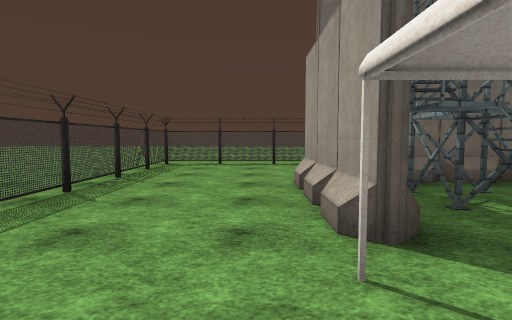
view 1 (above)

24 first-person views from a walk through a 3-D level made in the Unity game engine. The camera is 1.4 m above the floor, tilts 4° down and sees 80° across. The floor is counted in squares, 2 m on a side. Each view is taken from the middle of a square. On the plan, view 1 faces up. The plan holds only what a view shows up to about 10 squares ahead; the rest is blank. The place goes on beyond the plan. Door leaves are left out, so doorways stand open. Some surface patterns are stand-ins.

view 2
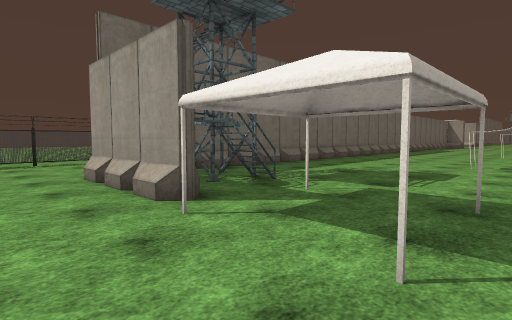

view 3
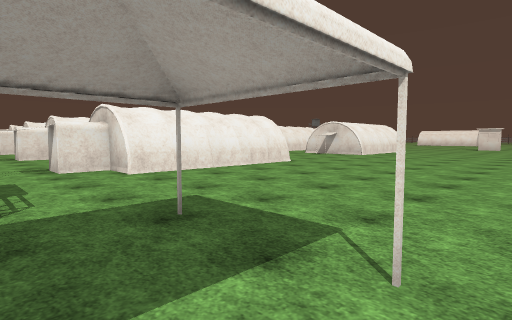

view 4
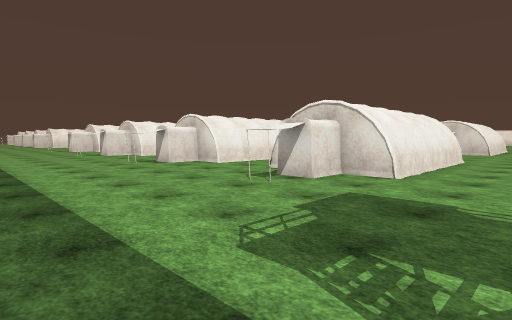

view 5
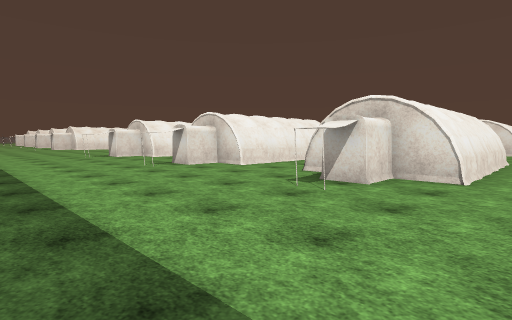

view 6
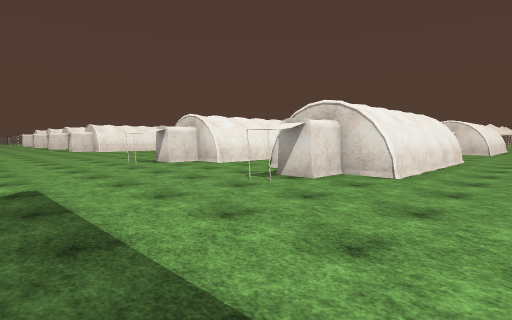

view 7
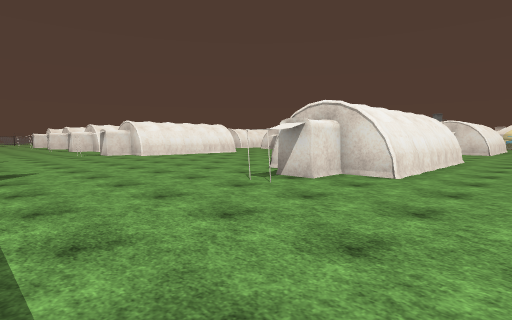

view 8
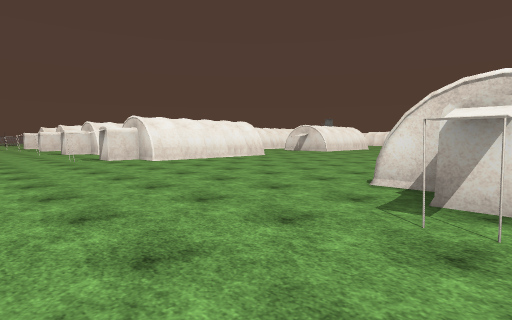

view 9
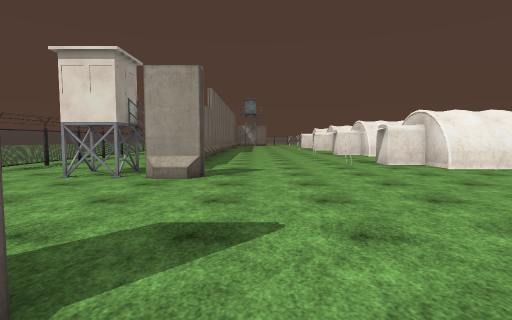

view 10
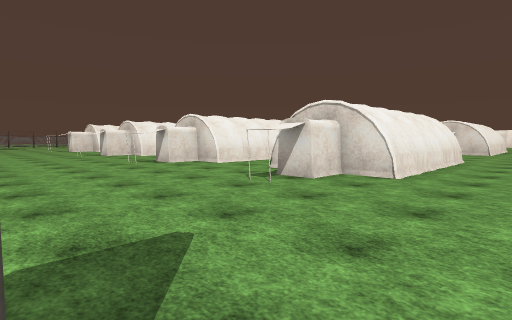

view 11
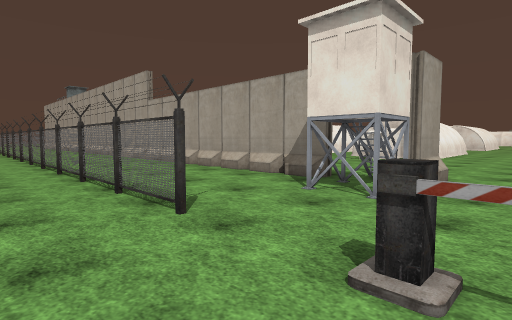

view 12
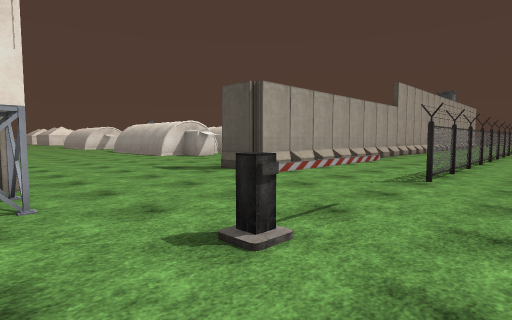

view 13
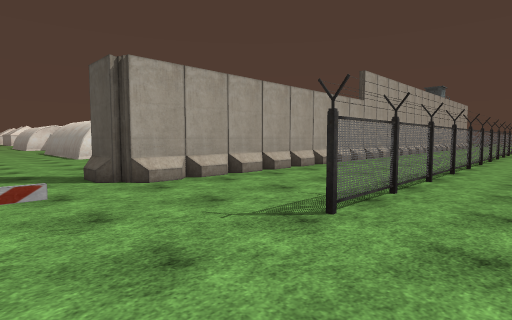

view 14
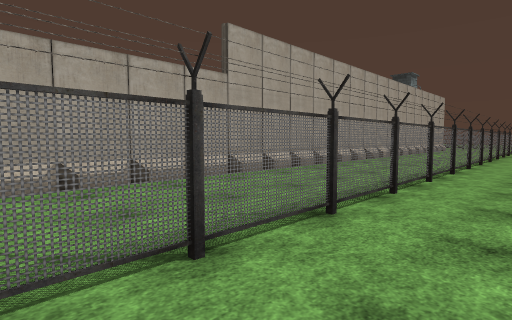

view 15
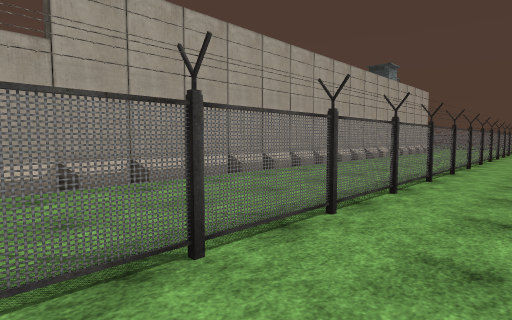

view 16
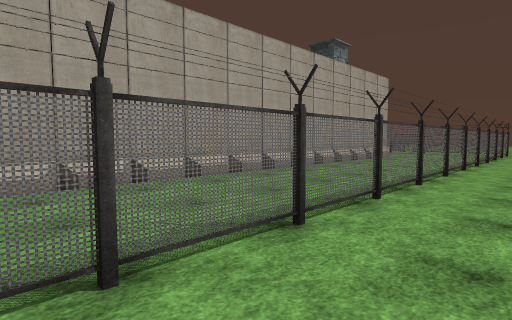

view 17
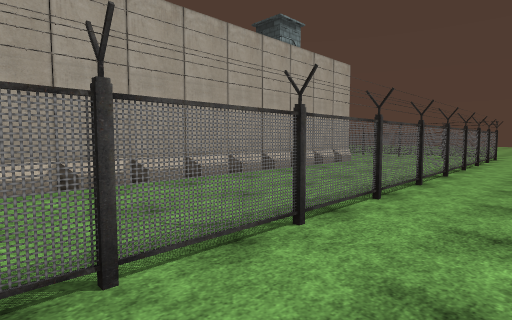

view 18
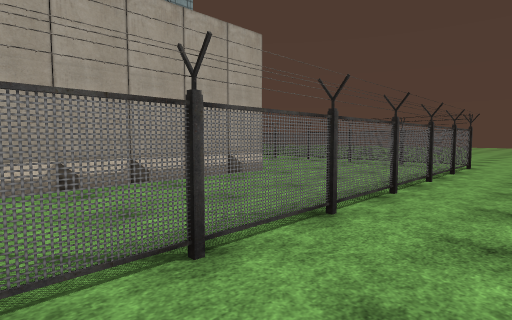

view 19
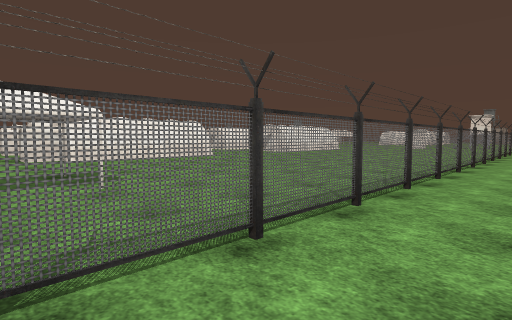

view 20
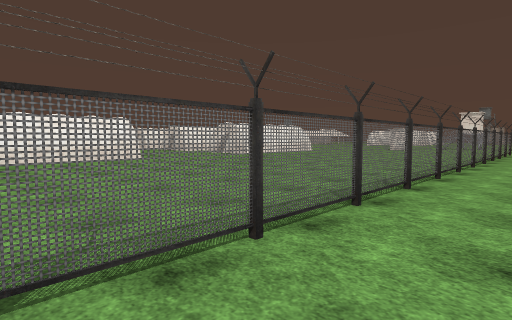

view 21
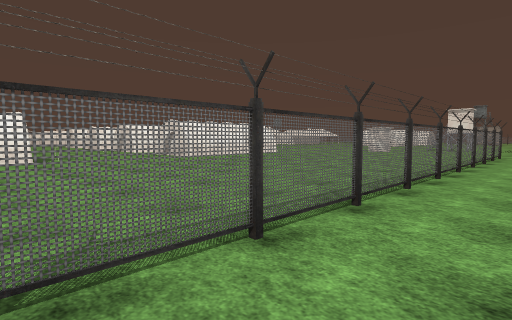

view 22
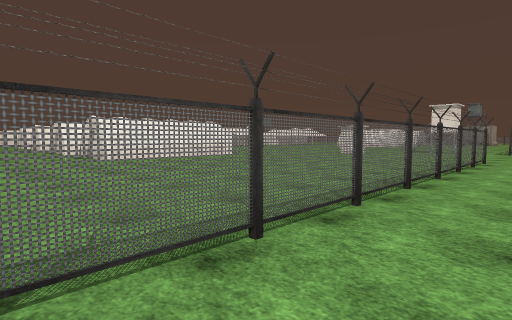

view 23
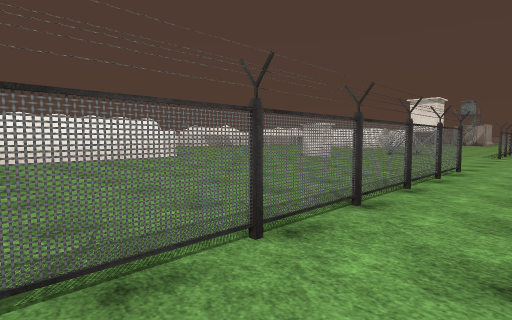

view 24
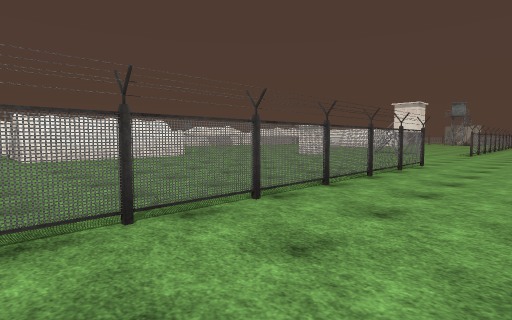

### Floor plan
Key: @ floor where view 1 was taken; # wall or solid block; x gap in a wall; . floor; T thing the floor can be seen under or through; W tower; E tent; B barrier; O other object.
Columns run from 7 left of view 1 to 39 right of it. Each row starts with its distance up from view 1.
 10   ..   ...................................
  9 ..................................BB...........
  8 .....T##########################......#########
  7  ....T.........................................
  6   ...T...............................O........
  5    ..T..#########################....#x######
  4    ..T..#WW.....................#....#....
  3     .T..#WW....................................
  2       ..#......................................
  1    ..#..EE.....................................
  0    ..#.@EE.....E....E....E....E.........E....O.
 -1    ..#........##...##...##...##........##...##
 -2    ..#.......####.####.####.####......####.##
 -3    ..#.......#   .#   .#   .#   ......#   .#
 -4    ..#.......#    #   .#   .#   ......#
 -5    ..#.......#    #   .#   .#    ... .#
 -6    ..#.......#    #   .#   .#    ..  .#
 -7    ..#.........O      ..   ..        ..
 -8    ..#.........       ..   ..        ..
 -9    ..#..........
-10   ...#..........
-11   ...#.........O
-12   ...#.......###
-13   ...#.......#
-14   ...#.......#
-15   ...#.......#

Positions as (right, up) in squares from view 1, and headings:
1: (0, 0), facing up
2: (-1, -1), facing up-right
3: (0, 1), facing down-right
4: (4, 4), facing down-right
5: (10, 4), facing down-right
6: (14, 4), facing down-right
7: (19, 4), facing down-right
8: (22, 3), facing down-right
9: (24, 3), facing right
10: (29, 4), facing down-right
11: (28, 10), facing down-right
12: (30, 10), facing down-left
13: (27, 10), facing down-left
14: (21, 10), facing down-left
15: (18, 10), facing down-left
16: (13, 10), facing down-left
17: (10, 10), facing down-left
18: (6, 10), facing down-left
19: (-4, 1), facing down-right
20: (-4, -2), facing down-right
21: (-4, -5), facing down-right
22: (-4, -8), facing down-right
23: (-4, -11), facing down-right
24: (-5, -10), facing down-right
